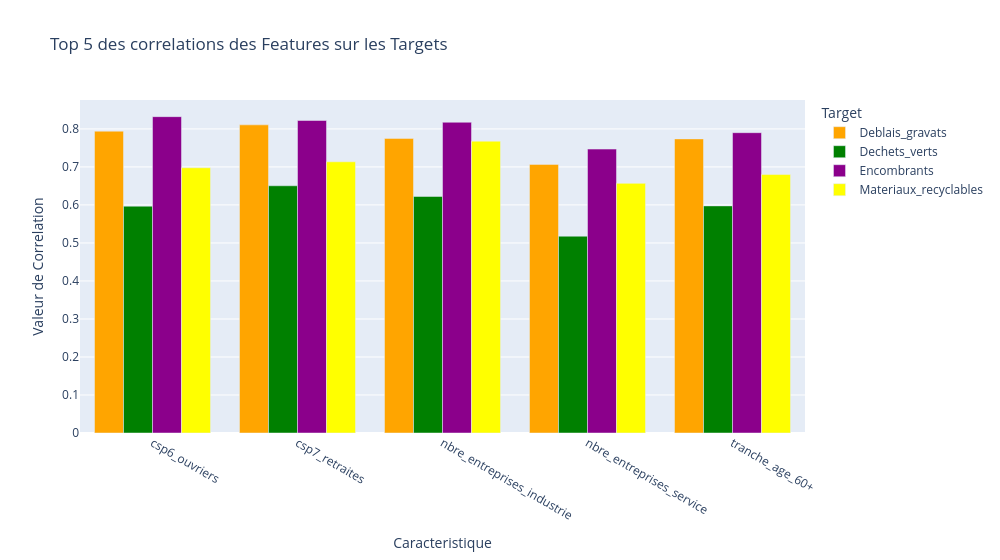

This figure's notebook cell:
### Code cell
# Transformer le DataFrame en format long
df_melted = df_pivot_2.melt(id_vars=['Feature'], var_name='Target', value_name='Correlation')

# Creer le graphique en barres groupees

color_map = { 
    "Dechets_verts": "green",
    "Deblais_gravats": "orange",
    "Materiaux_recyclables": "yellow",
    "Encombrants": "#8B008B",
}
fig = px.bar(df_melted, x='Feature', y='Correlation', color='Target', barmode='group',
             color_discrete_map=color_map, 
             title='Top 5 des correlations des Features sur les Targets',
             labels={'Correlation': 'Valeur de Correlation', 'Feature': 'Caracteristique'},
             width=1000)

# Afficher le graphique
fig.show()

### Figure 1 — Plotly figure (JSON) as saved in the notebook; plotly's stock layout.template omitted (floating-point values rounded to 4 significant figures)
{"data": [{"alignmentgroup": "True", "hovertemplate": "Target=Deblais_gravats<br>Caracteristique=%{x}<br>Valeur de Correlation=%{y}<extra></extra>", "legendgroup": "Deblais_gravats", "marker": {"color": "orange", "pattern": {"shape": ""}}, "name": "Deblais_gravats", "offsetgroup": "Deblais_gravats", "orientation": "v", "showlegend": true, "textposition": "auto", "type": "bar", "x": ["csp6_ouvriers", "csp7_retraites", "nbre_entreprises_industrie", "nbre_entreprises_service", "tranche_age_60+"], "xaxis": "x", "y": [0.794, 0.8106, 0.7751, 0.7067, 0.7738], "yaxis": "y"}, {"alignmentgroup": "True", "hovertemplate": "Target=Dechets_verts<br>Caracteristique=%{x}<br>Valeur de Correlation=%{y}<extra></extra>", "legendgroup": "Dechets_verts", "marker": {"color": "green", "pattern": {"shape": ""}}, "name": "Dechets_verts", "offsetgroup": "Dechets_verts", "orientation": "v", "showlegend": true, "textposition": "auto", "type": "bar", "x": ["csp6_ouvriers", "csp7_retraites", "nbre_entreprises_industrie", "nbre_entreprises_service", "tranche_age_60+"], "xaxis": "x", "y": [0.5967, 0.6504, 0.6223, 0.5177, 0.5975], "yaxis": "y"}, {"alignmentgroup": "True", "hovertemplate": "Target=Encombrants<br>Caracteristique=%{x}<br>Valeur de Correlation=%{y}<extra></extra>", "legendgroup": "Encombrants", "marker": {"color": "#8B008B", "pattern": {"shape": ""}}, "name": "Encombrants", "offsetgroup": "Encombrants", "orientation": "v", "showlegend": true, "textposition": "auto", "type": "bar", "x": ["csp6_ouvriers", "csp7_retraites", "nbre_entreprises_industrie", "nbre_entreprises_service", "tranche_age_60+"], "xaxis": "x", "y": [0.8323, 0.8222, 0.8175, 0.7469, 0.7901], "yaxis": "y"}, {"alignmentgroup": "True", "hovertemplate": "Target=Materiaux_recyclables<br>Caracteristique=%{x}<br>Valeur de Correlation=%{y}<extra></extra>", "legendgroup": "Materiaux_recyclables", "marker": {"color": "yellow", "pattern": {"shape": ""}}, "name": "Materiaux_recyclables", "offsetgroup": "Materiaux_recyclables", "orientation": "v", "showlegend": true, "textposition": "auto", "type": "bar", "x": ["csp6_ouvriers", "csp7_retraites", "nbre_entreprises_industrie", "nbre_entreprises_service", "tranche_age_60+"], "xaxis": "x", "y": [0.6978, 0.7135, 0.7677, 0.6567, 0.6799], "yaxis": "y"}], "layout": {"barmode": "group", "legend": {"title": {"text": "Target"}, "tracegroupgap": 0}, "title": {"text": "Top 5 des correlations des Features sur les Targets"}, "width": 1000, "xaxis": {"anchor": "y", "domain": [0, 1], "title": {"text": "Caracteristique"}}, "yaxis": {"anchor": "x", "domain": [0, 1], "title": {"text": "Valeur de Correlation"}}}}
